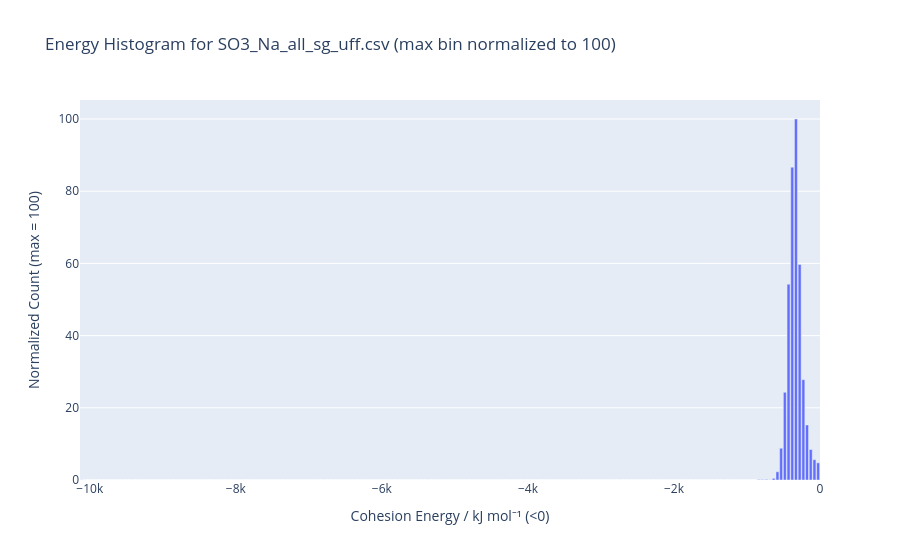
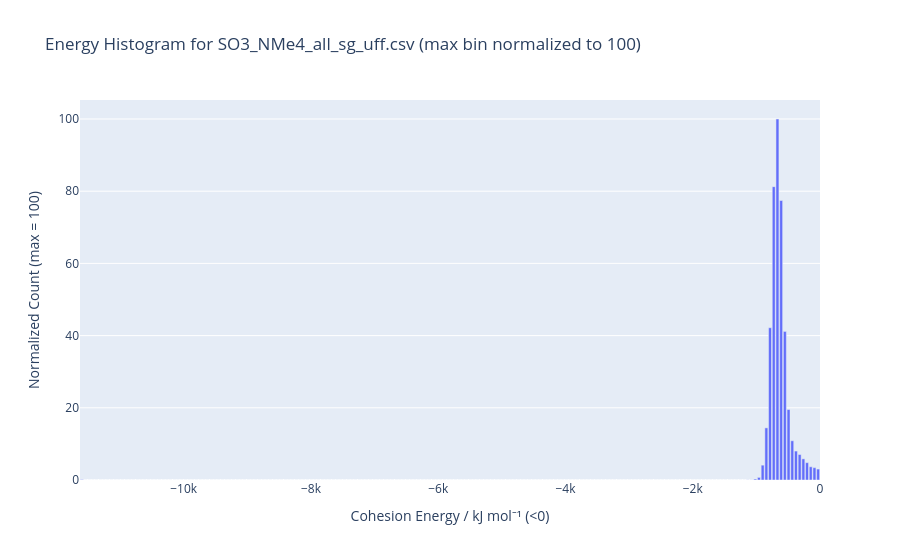

Notebook code cell kept with these figures, in order:
### Code cell
for csv in csvs.keys():
    plot_histogram(csv, energy_offset=csvs[csv])

### Figure 1 — Plotly figure (JSON) as saved in the notebook; plotly's stock layout.template omitted (floating-point values rounded to 4 significant figures; data arrays with more than 128 entries replaced by an {"elided": "..."} marker saying what was removed)
{"data": [{"hovertemplate": "Cohesion Energy / kJ mol⁻¹ (<0)=%{x}<br>Normalized Count (max = 100)=%{y}<extra></extra>", "legendgroup": "", "marker": {"color": "#636EFA", "pattern": {"shape": ""}}, "name": "", "orientation": "v", "showlegend": false, "textposition": "auto", "type": "bar", "x": {"elided": "200 float values"}, "xaxis": "x", "y": {"elided": "200 float values"}, "yaxis": "y"}], "layout": {"barmode": "relative", "legend": {"tracegroupgap": 0}, "title": {"text": "Energy Histogram for SO3_Na_all_sg_uff.csv (max bin normalized to 100)"}, "xaxis": {"anchor": "y", "domain": [0, 1], "title": {"text": "Cohesion Energy / kJ mol⁻¹ (<0)"}}, "yaxis": {"anchor": "x", "domain": [0, 1], "title": {"text": "Normalized Count (max = 100)"}}}}

### Figure 2 — Plotly figure (JSON) as saved in the notebook; plotly's stock layout.template omitted (floating-point values rounded to 4 significant figures; data arrays with more than 128 entries replaced by an {"elided": "..."} marker saying what was removed)
{"data": [{"hovertemplate": "Cohesion Energy / kJ mol⁻¹ (<0)=%{x}<br>Normalized Count (max = 100)=%{y}<extra></extra>", "legendgroup": "", "marker": {"color": "#636EFA", "pattern": {"shape": ""}}, "name": "", "orientation": "v", "showlegend": false, "textposition": "auto", "type": "bar", "x": {"elided": "200 float values"}, "xaxis": "x", "y": {"elided": "200 float values"}, "yaxis": "y"}], "layout": {"barmode": "relative", "legend": {"tracegroupgap": 0}, "title": {"text": "Energy Histogram for SO3_NMe4_all_sg_uff.csv (max bin normalized to 100)"}, "xaxis": {"anchor": "y", "domain": [0, 1], "title": {"text": "Cohesion Energy / kJ mol⁻¹ (<0)"}}, "yaxis": {"anchor": "x", "domain": [0, 1], "title": {"text": "Normalized Count (max = 100)"}}}}
